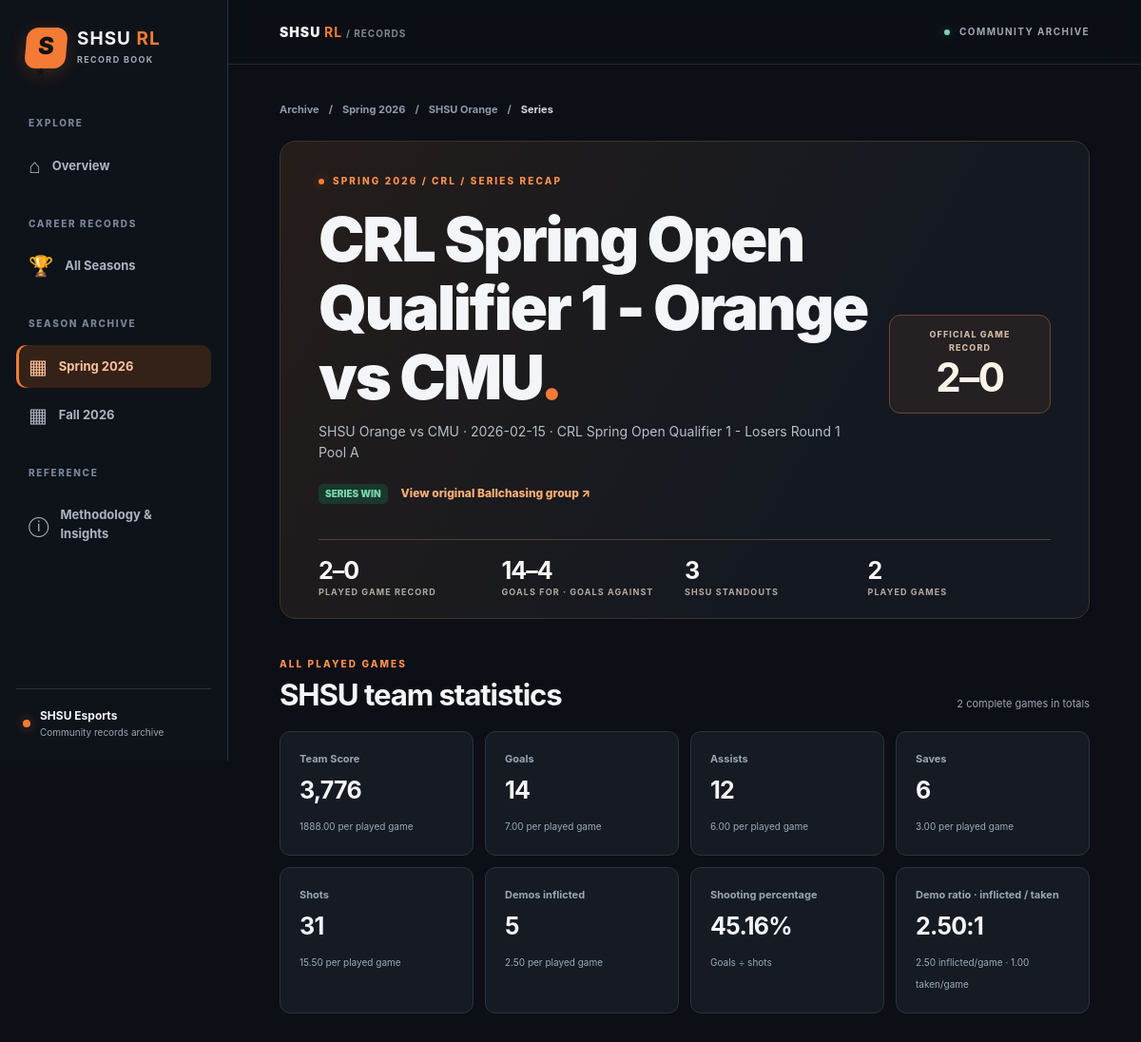
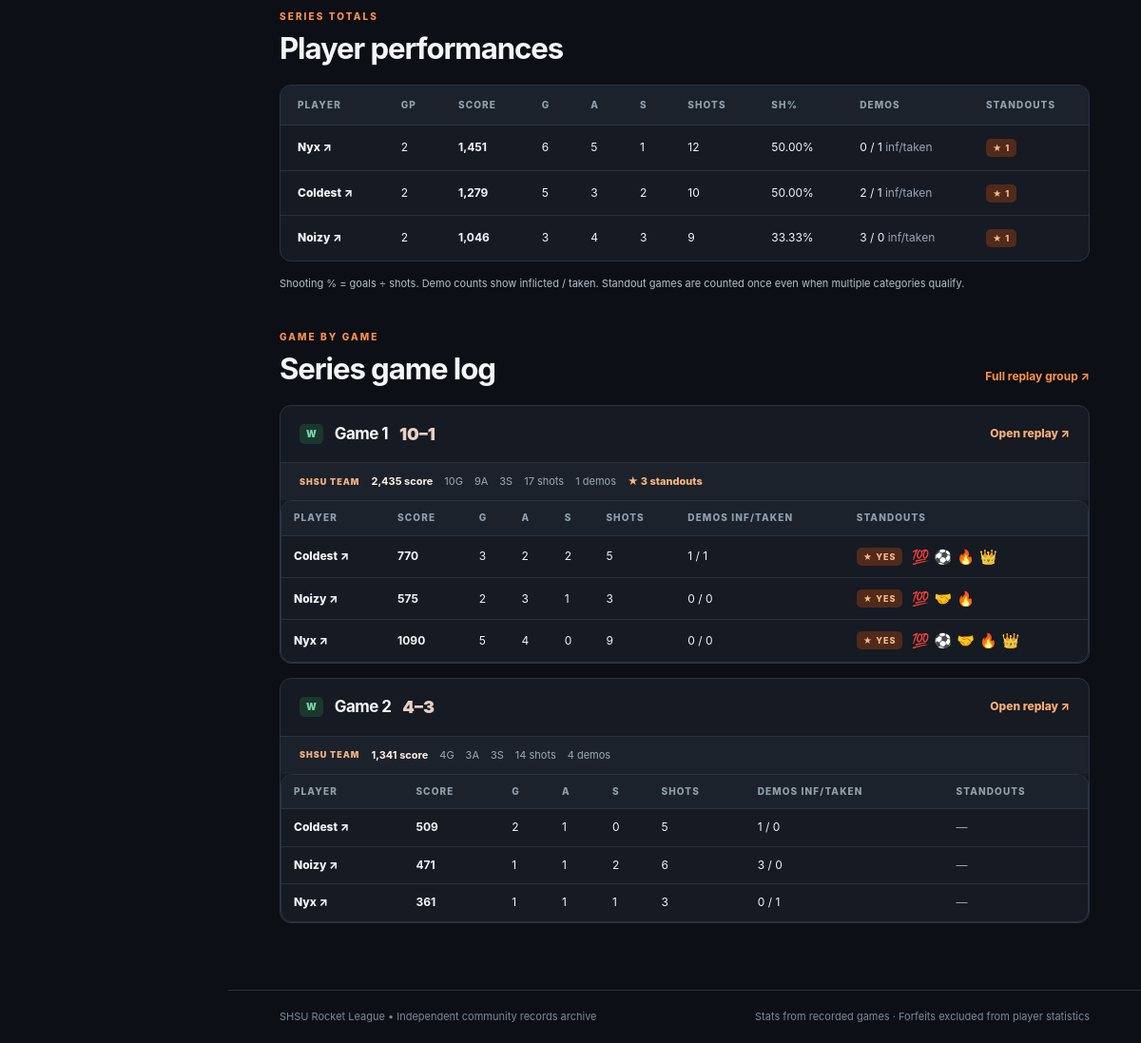
Screenshot of /series/52/ with the database file from the repository (2 pictures, top to bottom).
### tables this page shows
CREATE TABLE seasons (
 id INTEGER PRIMARY KEY, slug TEXT NOT NULL UNIQUE, name TEXT NOT NULL UNIQUE
);

CREATE TABLE teams (
 id INTEGER PRIMARY KEY, slug TEXT NOT NULL UNIQUE, name TEXT NOT NULL UNIQUE
);

CREATE TABLE competitions (
 id INTEGER PRIMARY KEY, slug TEXT NOT NULL UNIQUE, name TEXT NOT NULL
);

CREATE TABLE series (
 id INTEGER PRIMARY KEY,
 season_id INTEGER NOT NULL REFERENCES seasons(id),
 team_season_id INTEGER NOT NULL,
 competition_id INTEGER NOT NULL REFERENCES competitions(id),
 opponent_id INTEGER NOT NULL REFERENCES opponents(id),
 played_on TEXT, round_label TEXT,
 result TEXT NOT NULL CHECK(result IN ('W','L','T','pending')),
 official_games_won INTEGER NOT NULL DEFAULT 0 CHECK(official_games_won >= 0),
 official_games_lost INTEGER NOT NULL DEFAULT 0 CHECK(official_games_lost >= 0),
 ballchasing_group_url TEXT, notes TEXT, title TEXT,
 FOREIGN KEY(team_season_id,season_id) REFERENCES team_seasons(id,season_id)
);

CREATE TABLE opponents (
 id INTEGER PRIMARY KEY, name TEXT NOT NULL UNIQUE
);

CREATE TABLE players (
 id INTEGER PRIMARY KEY, slug TEXT NOT NULL UNIQUE, display_name TEXT NOT NULL
);

CREATE TABLE games (
 id INTEGER PRIMARY KEY,
 series_id INTEGER NOT NULL REFERENCES series(id),
 game_number INTEGER NOT NULL CHECK(game_number >= 1),
 status TEXT NOT NULL DEFAULT 'played' CHECK(status IN ('played','forfeit_win','forfeit_loss')),
 team_goals INTEGER CHECK(team_goals >= 0),
 opponent_goals INTEGER CHECK(opponent_goals >= 0),
 opponent_shots INTEGER CHECK(opponent_shots >= 0),
 opponent_demos INTEGER CHECK(opponent_demos >= 0),
 ballchasing_replay_url TEXT, replay_id TEXT,
 UNIQUE(series_id,game_number),
 CHECK (
  (status='played' AND team_goals IS NOT NULL AND opponent_goals IS NOT NULL)
  OR
  (status<>'played' AND team_goals IS NULL AND opponent_goals IS NULL)
 )
);

CREATE TABLE player_game_stats (
 id INTEGER PRIMARY KEY,
 game_id INTEGER NOT NULL REFERENCES games(id),
 player_id INTEGER NOT NULL REFERENCES players(id),
 score INTEGER NOT NULL CHECK(score >= 0),
 goals INTEGER NOT NULL CHECK(goals >= 0),
 assists INTEGER NOT NULL CHECK(assists >= 0),
 saves INTEGER NOT NULL CHECK(saves >= 0),
 shots INTEGER NOT NULL CHECK(shots >= 0),
 demos INTEGER NOT NULL CHECK(demos >= 0), demos_taken INTEGER
CHECK (demos_taken >= 0),
 UNIQUE(game_id,player_id)
);

### series_pages.py (the view)
@series_bp.route("/series/<int:series_id>/")
def series_page(series_id):
    with closing(repo.open_database(current_app.config["DATABASE"])) as conn:
        detail = load_series(conn, series_id)
    if detail is None:
        abort(404, description="That series has not been imported.")
    return render_template(
        "series.html", active_page="seasons",
        season={"slug": detail["series"]["season_slug"], "name": detail["series"]["season_name"]},
        standout_types=repo.STANDOUT_TYPES,
        **detail,
    )

### templates/series.html (shortened to what this page needs)
{% extends "base.html" %}
{% block content %}
<nav class="breadcrumbs" aria-label="Breadcrumb">
  <a href="{{ url_for('home') }}">Archive</a><span>/</span>
  <a href="{{ url_for('season_page', season_slug=series.season_slug) }}">{{ series.season_name }}</a><span>/</span>
  <a href="{{ url_for('team_page', season_slug=series.season_slug, team_slug=series.team_slug) }}">{{ series.team_name }}</a><span>/</span>
  <span>Series</span>
</nav>
<section class="page-hero compact-hero series-hero">
  {% set season_division = division_for_series(series.id) %}
  <div class="eyebrow"><span class="eyebrow-dot"></span> {{ series.season_name | upper }} / {{ series.competition | upper }}{% if season_division %} / {{ season_division | upper }}{% endif %} / SERIES RECAP</div>
  <div class="page-hero-row">
    <div>
      <h1>{{ series.title }}<span class="accent">.</span></h1>
      <p>{{ series.team_name }} vs {{ series.opponent }}{% if series.played_on %} · {{ series.played_on }}{% endif %}{% if series.round_label %} · {{ series.round_label }}{% endif %}</p>
      <div class="series-hero-actions">
        <span class="result-pill {{ 'win' if series.result == 'W' else 'loss' if series.result == 'L' else '' }}">
          {{ 'SERIES WIN' if series.result == 'W' else 'SERIES LOSS' if series.result == 'L' else 'SERIES ' ~ series.result }}
        </span>
        {% if series.ballchasing_group_url %}
        <a class="series-source-link" href="{{ series.ballchasing_group_url }}" target="_blank" rel="noopener noreferrer">View original Ballchasing group ↗</a>
        {% endif %}
      </div>
    </div>
    <div class="series-score" aria-label="Official game result">
      <span>OFFICIAL GAME RECORD</span>
      <strong>{{ series.official_games_won }}–{{ series.official_games_lost }}</strong>
    </div>
  </div>
  <div class="stat-strip">
    <div><strong>{{ team.played_wins }}–{{ team.played_losses }}</strong><span>Played game record</span></div>
    <div><strong>{{ team.goals_for }}–{{ team.goals_against }}</strong><span>Goals For · Goals Against</span></div>
    <div><strong>{{ team.standout_games }}</strong><span>SHSU standouts</span></div>
    <div><strong>{{ team.games }}</strong><span>Played games</span></div>
  </div>
</section>
  {% set highlighted_games = series_highlight_games(series.id) %}
<section class="content-section">
  <div class="section-heading">
    <div><p class="eyebrow">ALL PLAYED GAMES</p><h2>SHSU team statistics</h2></div>
    <span class="small muted">{{ team.complete_games }} complete games in totals</span>
  </div>
  {% if team.complete_games %}
  <div class="metric-grid">
    {% for label, field in [('Team Score','score'),('Goals','goals'),('Assists','assists'),('Saves','saves'),('Shots','shots'),('Demos inflicted','demos')] %}
    <div class="metric-card">
      <span>{{ label }}</span>
      <strong>{{ "{:,}".format(team.totals[field]) }}</strong>
      <small>{{ "%.2f"|format(team.averages[field]) }} per played game</small>
    </div>
    {% endfor %}
    <div class="metric-card">
      <span>Shooting percentage</span>
      <strong>{{ "%.2f"|format(team.shooting_pct) ~ "%" if team.shooting_pct is not none else "—" }}</strong>
      <small>Goals ÷ shots</small>
    </div>
    <div class="metric-card">
      <span>Demo ratio · inflicted / taken</span>
      <strong>{{ team.demo_ratio if team.demo_ratio is not none else "—" }}</strong>
      <small>
        {{ "%.2f"|format(team.averages.demos) }} inflicted/game ·
        {% if team.averages.demos_taken is not none %}{{ "%.2f"|format(team.averages.demos_taken) }} taken/game{% else %}taken data unavailable{% endif %}
      </small>
    </div>
  </div>
  {% else %}
  <div class="empty-state"><h3>No complete SHSU box scores yet</h3><p>This series doesn't have a full three-player game recorded.</p></div>
  {% endif %}
</section>
<section class="content-section">
  <div class="section-heading">
    <div><p class="eyebrow">SERIES TOTALS</p><h2>Player performances</h2></div>
  </div>
  {% if player_totals %}
  <div class="table-scroll">
    <table class="data-table series-player-table">
      <thead><tr>
        <th>Player</th><th>GP</th><th>Score</th><th>G</th><th>A</th><th>S</th>
        <th>Shots</th><th>Sh%</th><th>Demos</th><th>Standouts</th>
      </tr></thead>
      <tbody>
      {% for p in player_totals %}
        {% set stats = p.summary %}
        <tr>
          <td><a class="player-link" href="{{ url_for('player_profile_season', player_slug=p.slug, view_slug=series.season_slug) }}">{{ p.name }} ↗</a></td>
          <td>{{ stats.games }}</td>
          <td><strong>{{ "{:,}".format(stats.totals.score) }}</strong></td>
          <td>{{ stats.totals.goals }}</td>
          <td>{{ stats.totals.assists }}</td>
          <td>{{ stats.totals.saves }}</td>
          <td>{{ stats.totals.shots }}</td>
          <td>{{ "%.2f"|format(stats.shooting_pct) ~ "%" if stats.shooting_pct is not none else "—" }}</td>
          <td>{{ stats.totals.demos }} / {{ stats.demos_taken if stats.demos_taken is not none else "—" }} <span class="muted">inf/taken</span></td>
          <td>{% if stats.standouts %}<span class="pill pill-orange">★ {{ stats.standouts }}</span>{% else %}<span class="muted">—</span>{% endif %}</td>
        </tr>
      {% endfor %}
      </tbody>
    </table>
  </div>
  <p class="footnote">Shooting % = goals ÷ shots. Demo counts show inflicted / taken. Standout games are counted once even when multiple categories qualify.</p>
  {% else %}
  <div class="empty-state"><h3>No SHSU player appearances yet</h3><p>Import the series replay data to populate this section.</p></div>
  {% endif %}
</section>
<section class="content-section">
  <div class="section-heading">
    <div><p class="eyebrow">GAME BY GAME</p><h2>Series game log</h2></div>
    {% if series.ballchasing_group_url %}<a class="text-link" href="{{ series.ballchasing_group_url }}" target="_blank" rel="noopener noreferrer">Full replay group ↗</a>{% endif %}
  </div>
  <div class="series-game-stack">
  {% for g in games %}
    <article class="series-game-card" id="game-{{ g.game_number }}">
      <div class="series-game-heading">
        <div class="series-game-name">
          <span class="result-pill {{ 'win' if g.result in ('W','FW') else 'loss' if g.result in ('L','FL') else '' }}">{{ g.result }}</span>
          <h3>Game {{ g.game_number }}</h3>
          {% if g.status == 'played' %}
            <span class="series-game-score">{{ g.team_goals }}–{{ g.opponent_goals }}</span>
          {% else %}
            <span class="muted small">Awarded {{ 'win' if g.status=='forfeit_win' else 'loss' }} · No played stats</span>
          {% endif %}
        </div>
        {% if g.replay_url %}<a class="series-replay-link" href="{{ g.replay_url }}" target="_blank" rel="noopener noreferrer">Open replay ↗</a>{% endif %}
      </div>
      {% set clips = highlights_for_game(g.id) %}
      {% if g.status == 'played' %}
        {% if g.complete %}
        <div class="series-game-totals">
          <span>SHSU TEAM</span>
          <b>{{ "{:,}".format(g.team_totals.score) }} score</b>
          <span>{{ g.team_totals.goals }}G</span>
          <span>{{ g.team_totals.assists }}A</span>
          <span>{{ g.team_totals.saves }}S</span>
          <span>{{ g.team_totals.shots }} shots</span>
          <span>{{ g.team_totals.demos }} demos</span>
          {% if g.team_totals.standouts %}<span class="series-standout-mark">★ {{ g.team_totals.standouts }} standout{{ 's' if g.team_totals.standouts != 1 else '' }}</span>{% endif %}
        </div>
        {% endif %}
        {% if g.players %}
        <div class="table-scroll">
          <table class="data-table series-game-players">
            <thead><tr><th>Player</th><th>Score</th><th>G</th><th>A</th><th>S</th><th>Shots</th><th>Demos inf/taken</th><th>Standouts</th></tr></thead>
            <tbody>
            {% for p in g.players %}
            <tr>
              <td><a class="player-link" href="{{ url_for('player_profile_season', player_slug=p.player_slug, view_slug=series.season_slug) }}">{{ p.display_name }} ↗</a></td>
              <td><b>{{ p.score }}</b></td><td>{{ p.goals }}</td><td>{{ p.assists }}</td><td>{{ p.saves }}</td>
              <td>{{ p.shots }}</td>
              <td>{{ p.demos }} / {{ p.demos_taken if p.demos_taken is not none else "—" }}</td>
              <td>
                {% if p.is_standout %}
                  <span class="pill pill-orange">★ YES</span>
                  <div class="series-accolades">{% for a in p.accolades %}<span title="{{ a.label }}">{{ a.icon }}</span>{% endfor %}</div>
                {% else %}<span class="muted">—</span>{% endif %}
              </td>
            </tr>
            {% endfor %}
            </tbody>
          </table>
        </div>
        {% else %}
        <p class="muted small series-empty-game">No SHSU player statistics found for this played game.</p>
        {% endif %}
      {% endif %}
    </article>
  {% else %}
    <div class="empty-state"><h3>No games are attached to this series yet</h3></div>
  {% endfor %}
  </div>
</section>
{% endblock %}

### templates/base.html (shortened to what this page needs)
<!DOCTYPE html>
<html lang="en">
<head>
  <link rel="stylesheet" href="{{ url_for('static', filename='css/style.css') }}">
</head>
<body>
  <div class="site-shell">
    <aside class="sidebar" id="site-sidebar" aria-label="Main navigation">
      <a class="brand" href="{{ url_for('home') }}" aria-label="SHSU Rocket League Records home">
        <span class="brand-mark" aria-hidden="true">S<span>★</span></span>
        <span class="brand-copy"><strong>SHSU <span>RL</span></strong><small>RECORD BOOK</small></span>
      </a>
      <div class="nav-section">
        <div class="nav-label">EXPLORE</div>
        <a class="nav-link {{ 'active' if active_page == 'home' else '' }}" href="{{ url_for('home') }}">
          <span aria-hidden="true">⌂</span> Overview
        </a>
        <div class="nav-label nav-label--spaced">CAREER RECORDS</div>
        <a class="nav-link {{ 'active' if active_page == 'all_seasons' else '' }}"
           href="{{ url_for('all_seasons_page') }}">
          <span aria-hidden="true">🏆</span> All Seasons
        </a>
        <div class="nav-label nav-label--spaced">SEASON ARCHIVE</div>
        {% for nav_season in site_seasons %}
        <a class="nav-link {{ 'active' if active_page == 'seasons' and season is defined and season is not none and season.slug == nav_season.slug else '' }}"
           href="{{ url_for('season_page', season_slug=nav_season.slug) }}">
          <span aria-hidden="true">▦</span> {{ nav_season.name }}
        </a>
        {% endfor %}
        <div class="nav-label nav-label--spaced">REFERENCE</div>
        <a class="nav-link {{ 'active' if active_page == 'methodology' else '' }}"
           href="{{ url_for('methodology_page') }}">
          <span aria-hidden="true">ⓘ</span> Methodology &amp; Insights
        </a>
      </div>
      <div class="sidebar-footer">
        <span class="status-dot"></span>
        <div><strong>SHSU Esports</strong><small>Community records archive</small></div>
      </div>
    </aside>
    <div class="main-shell">
      <header class="topbar">
        <a class="topbar-brand" href="{{ url_for('home') }}">SHSU <b>RL</b> <span>/ RECORDS</span></a>
        <div class="topbar-meta"><span class="live-dot"></span> COMMUNITY ARCHIVE</div>
      </header>
      <main id="main" class="page-content">
        {% block content %}{% endblock %}
      </main>
      <footer class="site-footer">
        <span>SHSU Rocket League • Independent community records archive</span>
        <span>Stats from recorded games · Forfeits excluded from player statistics</span>
      </footer>
    </div>
  </div>
</body>
</html>

### rows the page displays
seasons: name "Spring 2026", season_name "Spring 2026", season_name "SPRING 2026"
seasons: name "Fall 2026"
teams: team_name "SHSU Orange"
competitions: competition "CRL"
series: title "CRL Spring Open Qualifier 1 - Orange vs CMU", played_on "2026-02-15", round_label "CRL Spring Open Qualifier 1 - Losers Round 1 Pool A", result "SERIES WIN", official_games_won "2", official_games_lost "0"
opponents: opponent "CMU"
players: name "Nyx"
players: name "Coldest"
players: name "Noizy"
games: result "W", game_number "1", team_goals "10", opponent_goals "1", team_totals.score "2,435", team_totals.goals "10", team_totals.assists "9", team_totals.saves "3", team_totals.shots "17", team_totals.demos "1", team_totals.standouts "3", team_totals "s"
player_game_stats: display_name "Coldest", score "770", goals "3", assists "2", saves "2", shots "5", demos "1", demos_taken "1", icon "💯" "⚽" "🔥" "👑"
player_game_stats: display_name "Noizy", score "575", goals "2", assists "3", saves "1", shots "3", demos "0", demos_taken "0", icon "💯" "🤝" "🔥"
player_game_stats: display_name "Nyx", score "1090", goals "5", assists "4", saves "0", shots "9", demos "0", demos_taken "0", icon "💯" "⚽" "🤝" "🔥" "👑"
games: result "W", game_number "2", team_goals "4", opponent_goals "3", team_totals.score "1,341", team_totals.goals "4", team_totals.assists "3", team_totals.saves "3", team_totals.shots "14", team_totals.demos "4"
player_game_stats: display_name "Coldest", score "509", goals "2", assists "1", saves "0", shots "5", demos "1", demos_taken "0"
player_game_stats: display_name "Noizy", score "471", goals "1", assists "1", saves "2", shots "6", demos "3", demos_taken "0"
player_game_stats: display_name "Nyx", score "361", goals "1", assists "1", saves "1", shots "3", demos "0", demos_taken "1"

### other values shown
{{ team.played_wins }} "2"
{{ team.played_losses }} "0"
{{ team.goals_for }} "14"
{{ team.goals_against }} "4"
{{ team.standout_games }} "3"
{{ team.games }} "2"
{{ team.complete_games }} "2"
{{ label }} "Team Score" "Goals" "Assists" "Saves" "Shots" "Demos inflicted"
{{ "{:,}".format(team.totals[field]) }} "3,776" "14" "12" "6" "31" "5"
{{ "%.2f"|format(team.averages[field]) }} "1888.00" "7.00" "6.00" "3.00" "15.50" "2.50"
{{ team.demo_ratio if team.demo_ratio is not none else "—" }} "2.50:1"
{{ "%.2f"|format(team.averages.demos) }} "2.50"
{{ "%.2f"|format(team.averages.demos_taken) }} "1.00"
{{ stats.games }} "2" "2" "2"
{{ "{:,}".format(stats.totals.score) }} "1,451" "1,279" "1,046"
